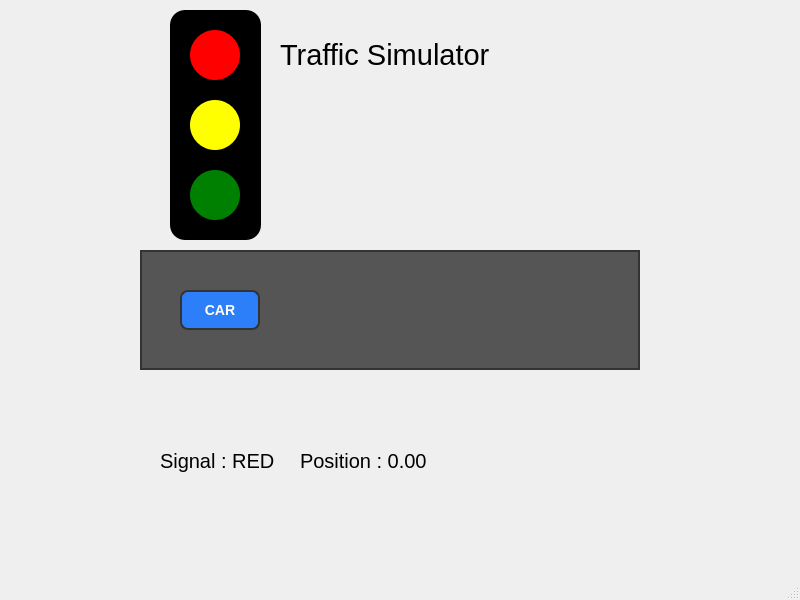
<?xml version="1.0" encoding="UTF-8"?>
<ui version="4.0">
 <class>MainWindow</class>
 <widget class="QMainWindow" name="MainWindow">
  <property name="geometry">
   <rect>
    <x>0</x>
    <y>0</y>
    <width>800</width>
    <height>600</height>
   </rect>
  </property>
  <property name="windowTitle">
   <string>MainWindow</string>
  </property>
  <widget class="QWidget" name="centralwidget">
   <widget class="QLabel" name="titleLabel">
    <property name="geometry">
     <rect>
      <x>280</x>
      <y>30</y>
      <width>260</width>
      <height>50</height>
     </rect>
    </property>
    <property name="font">
     <font>
      <pointsize>22</pointsize>
     </font>
    </property>
    <property name="text">
     <string>Traffic Simulator</string>
    </property>
   </widget>
   <widget class="QFrame" name="trafficLightFrame">
    <property name="geometry">
     <rect>
      <x>170</x>
      <y>10</y>
      <width>91</width>
      <height>230</height>
     </rect>
    </property>
    <property name="styleSheet">
     <string notr="true">background-color: black;
border-radius: 15px;</string>
    </property>
    <property name="frameShape">
     <enum>QFrame::StyledPanel</enum>
    </property>
    <property name="frameShadow">
     <enum>QFrame::Raised</enum>
    </property>
    <widget class="QLabel" name="redLight">
     <property name="geometry">
      <rect>
       <x>20</x>
       <y>20</y>
       <width>50</width>
       <height>50</height>
      </rect>
     </property>
     <property name="styleSheet">
      <string notr="true">background-color: red;
border-radius: 25px;</string>
     </property>
     <property name="text">
      <string/>
     </property>
    </widget>
    <widget class="QLabel" name="yellowLight">
     <property name="geometry">
      <rect>
       <x>20</x>
       <y>90</y>
       <width>50</width>
       <height>50</height>
      </rect>
     </property>
     <property name="styleSheet">
      <string notr="true">background-color: yellow;
border-radius: 25px;</string>
     </property>
     <property name="text">
      <string/>
     </property>
    </widget>
    <widget class="QLabel" name="greenLight">
     <property name="geometry">
      <rect>
       <x>20</x>
       <y>160</y>
       <width>50</width>
       <height>50</height>
      </rect>
     </property>
     <property name="styleSheet">
      <string notr="true">background-color: green;
border-radius: 25px;</string>
     </property>
     <property name="text">
      <string/>
     </property>
    </widget>
   </widget>
   <widget class="QFrame" name="roadFrame">
    <property name="geometry">
     <rect>
      <x>140</x>
      <y>250</y>
      <width>500</width>
      <height>120</height>
     </rect>
    </property>
    <property name="styleSheet">
     <string notr="true">background-color: #555555;
border: 2px solid #333333;</string>
    </property>
    <property name="frameShape">
     <enum>QFrame::StyledPanel</enum>
    </property>
    <property name="frameShadow">
     <enum>QFrame::Raised</enum>
    </property>
    <widget class="QLabel" name="carLabel">
     <property name="geometry">
      <rect>
       <x>40</x>
       <y>40</y>
       <width>80</width>
       <height>40</height>
      </rect>
     </property>
     <property name="styleSheet">
      <string notr="true">background-color: #2d7ff9;
color: white;
border-radius: 8px;
font-size: 14px;
font-weight: bold;</string>
     </property>
     <property name="text">
      <string>CAR</string>
     </property>
     <property name="alignment">
      <set>Qt::AlignCenter</set>
     </property>
    </widget>
   </widget>
   <widget class="QLabel" name="signalLabel">
    <property name="geometry">
     <rect>
      <x>160</x>
      <y>390</y>
      <width>191</width>
      <height>141</height>
     </rect>
    </property>
    <property name="font">
     <font>
      <pointsize>15</pointsize>
     </font>
    </property>
    <property name="text">
     <string>Signal : RED</string>
    </property>
   </widget>
   <widget class="QLabel" name="positionLabel">
    <property name="geometry">
     <rect>
      <x>300</x>
      <y>390</y>
      <width>201</width>
      <height>141</height>
     </rect>
    </property>
    <property name="font">
     <font>
      <pointsize>15</pointsize>
     </font>
    </property>
    <property name="text">
     <string>Position : 0.00</string>
    </property>
   </widget>
  </widget>
  <widget class="QMenuBar" name="menubar">
   <property name="geometry">
    <rect>
     <x>0</x>
     <y>0</y>
     <width>800</width>
     <height>24</height>
    </rect>
   </property>
  </widget>
  <widget class="QStatusBar" name="statusbar"/>
 </widget>
 <resources/>
 <connections/>
</ui>
